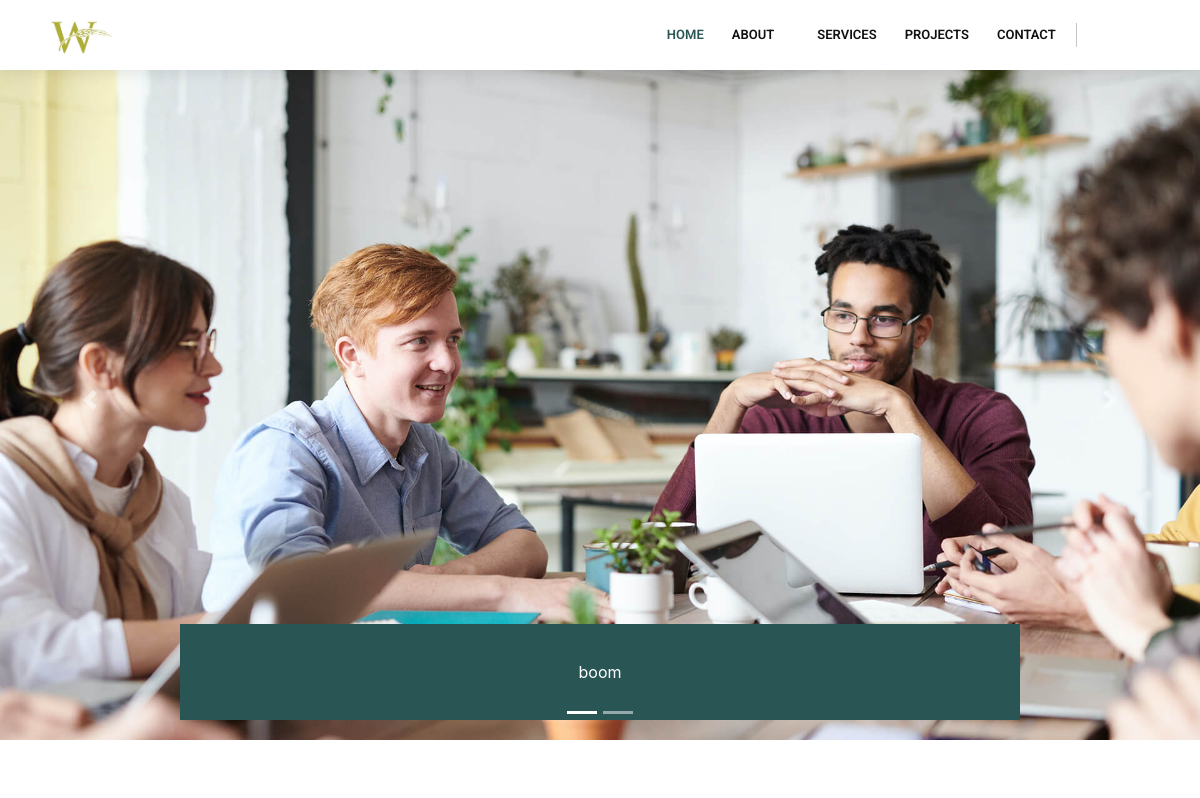
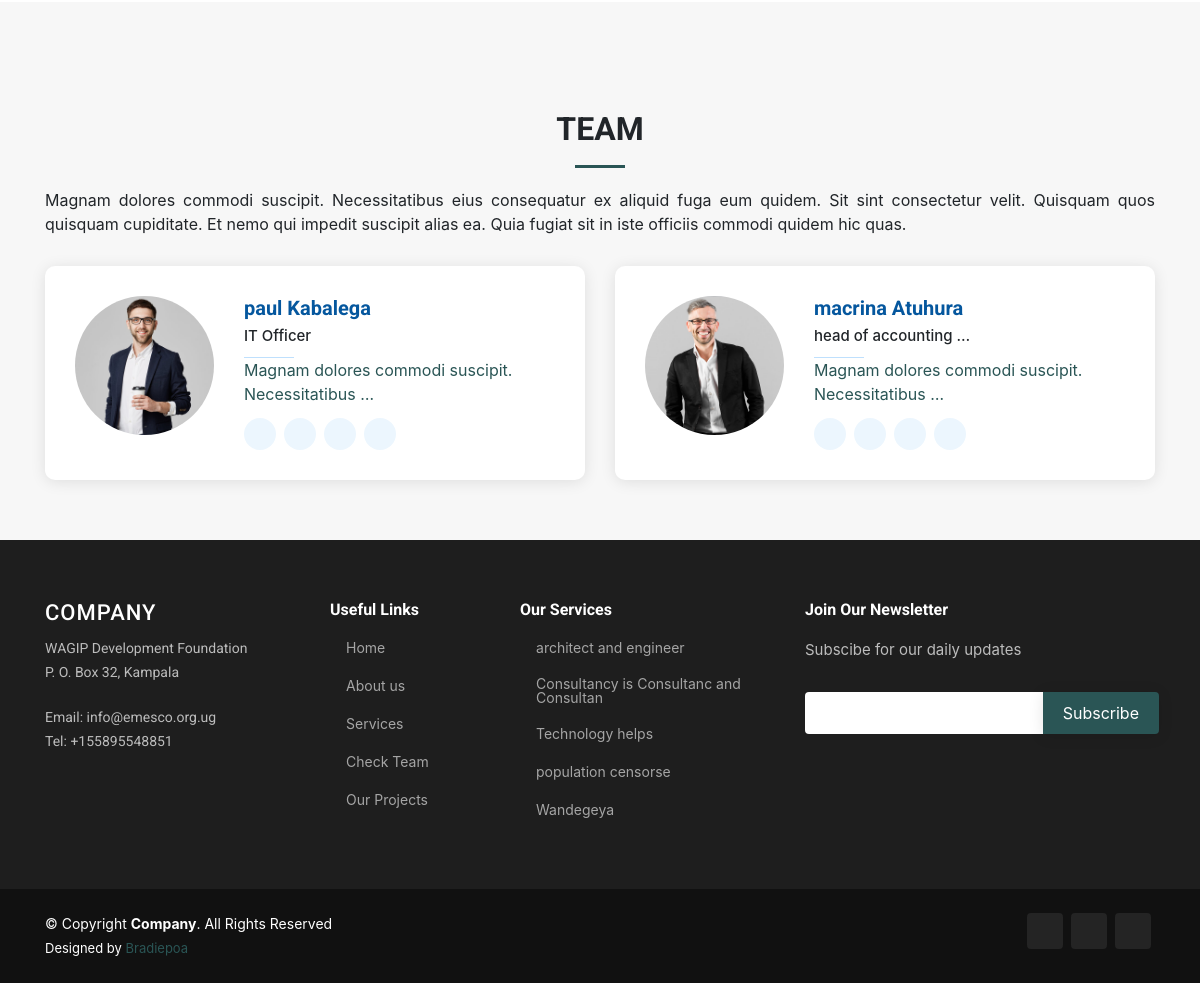
The app's page /team with its own data (2 pictures, top to bottom).
### mainweb/models.py (models this page shows, shortened)
class Banners(models.Model):
    CATE = (
		('home','home'),
		('about','about'),
		('team','team'),
        ('events','events'),
	)
    id = models.UUIDField(primary_key=True, default=uuid.uuid4, editable=False)
    categories = models.CharField(max_length=200, choices=CATE)
    Note = RichTextField()
    image = models.ImageField(upload_to='banners/')
    date = models.DateTimeField(auto_now_add=True,auto_now=False)
    last_updated = models.DateTimeField(auto_now_add=False,auto_now=True)
    class Meta:
        verbose_name_plural = '20. Banners'

class Staff(models.Model):
    Names = models.CharField(max_length=200)
    tittle = models.CharField(max_length=200)
    Phone = models.CharField(max_length=200)
    mobile = models.CharField(max_length=200)
    email = models.EmailField(max_length=200,blank=True, null=True)
    twitter = models.CharField(max_length=200,blank=True, null=True)
    faceBook = models.CharField(max_length=200,blank=True, null=True)
    instagram = models.CharField(max_length=200,blank=True, null=True)
    linkedin = models.CharField(max_length=200,blank=True, null=True)
    description = RichTextField()
    image = models.ImageField(upload_to ='team')
    Date_joined = models.DateField(auto_now_add=False, auto_now=False)
    created_by = models.CharField(max_length=200)
    is_published = models.BooleanField(default=True)
    date_created = models.DateField(auto_now_add=True, auto_now=False)
    laste_update = models.DateField(auto_now_add=False, auto_now=True)
    class Meta:
        verbose_name_plural = '07. staff'
    @property
    def imageURL(self):
        try:
            url = self.image.url
        except:
            url = ''
        return url

class Location(models.Model):
    Company_name = models.CharField(max_length=200,unique=True)
    P_o_box_no = models.CharField(max_length=200,unique=True)
    date_created = models.DateField(auto_now_add=True, auto_now=False)
    laste_update = models.DateField(auto_now_add=False, auto_now=True)
    class Meta:
        verbose_name_plural = '03. Location'

class Email(models.Model):
    email= models.EmailField(unique=True)
    describe_email = models.CharField(max_length=200)
    date_created = models.DateField(auto_now_add=True, auto_now=False)
    laste_update = models.DateField(auto_now_add=False, auto_now=True)
    class Meta:
        verbose_name_plural = '02. Emails'

class OfficePhone(models.Model):
    Phone_number= models.CharField(max_length=13, unique=True)
    describe_Phone_number = models.CharField(max_length=200)
    date_created = models.DateField(auto_now_add=True, auto_now=False)
    laste_update = models.DateField(auto_now_add=False, auto_now=True)
    class Meta:
        verbose_name_plural = '01. Office Phone'

class Service(models.Model):
    name = models.CharField(max_length=200,unique=True)
    category = models.ForeignKey(serviceCategory, on_delete=models.CASCADE,)
    image = models.ImageField(upload_to ='services')
    description = RichTextField()
    created_by = models.CharField(max_length=200)
    is_published = models.BooleanField(default=True)
    date = models.DateField(auto_now_add=False, auto_now=False)
    date_created = models.DateField(auto_now_add=True, auto_now=False)
    laste_update = models.DateField(auto_now_add=False, auto_now=True)
    class Meta:
        verbose_name_plural = '15. Services'

### mainweb/views.py (the view)
# urls.py: path('team', views.Team_view, name='teampage'),
def Team_view(request):
	banner = Banners.objects.filter(categories='team').order_by("date")
	team = Staff.objects.order_by('-date_created').filter(is_published=True)
	querryset = Service.objects.order_by('-date').filter(is_published=True)
	locate = Location.objects.all().order_by('-date_created')
	emailz = Email.objects.all().order_by('-date_created')
	phones = OfficePhone.objects.all().order_by('-date_created')
	context = {'team':team,'querryset':querryset,'locate':locate,
	'emailz':emailz,'phones':phones, 'banner':banner}
	return render(request, 'mainweb/team.html', context)

### mainweb/templates/mainweb/team.html
{% extends 'mainweb/main.html' %}
{% load static %}
{% block content %}
{% include 'mainweb/sliders.html' %}
<main id="main">
    <section id="team" class="team section-bg">
      <div class="container" data-aos="fade-up"><br><br>
        <div class="section-title">
          <h2>Team</h2>
          <p class="text-justify">Magnam dolores commodi suscipit. Necessitatibus eius consequatur ex aliquid fuga eum quidem. Sit sint consectetur velit. Quisquam quos quisquam cupiditate. Et nemo qui impedit suscipit alias ea. Quia fugiat sit in iste officiis commodi quidem hic quas.</p>
        </div>
        <div class="row">
          {% for stuff in team|slice:":4" %}
          <div class="col-lg-6" data-aos="fade-up" data-aos-delay="100">
            <div class="member d-flex align-items-start">
              <div class="pic"><img src="{{stuff.imageURL}}" class="img-fluid" alt=""></div>
              <div class="member-info">
                <h4>{{stuff.Names}}</h4>
                <span>{{stuff.tittle|truncatewords:3}}</span>
                <a href="{% url 'mainweb:team12' stuff.id %}">{{stuff.description|truncatewords:5}}</a>
                <div class="social">
                  <a target="_blank" href="{{stuff.twitter}}"><i class="icofont-twitter"></i></a>
                  <a target="_blank" href="{{stuff.faceBook}}"><i class="icofont-facebook"></i></a>
                  <a target="_blank" href="{{stuff.instagram}}"><i class="icofont-instagram"></i></a>
                  <a target="_blank" href="{{stuff.linkedin}}"><i class="icofont-linkedin"></i></a>
                </div>
              </div>
            </div>
          </div>
          {% endfor %}
        </div>
      </div>
    </section>
</main>
{% endblock content %}

### mainweb/templates/mainweb/sliders.html (shortened to what this page needs)
<section>
    <div id="carouselExampleIndicators" class="carousel slide" data-ride="carousel">
      <ol class="carousel-indicators">
        {% for banners in banner %}
          {% if forloop.counter0 == 0 %}
            <li data-target="#carouselExampleIndicators" data-slide-to="{{ forloop.counter0 }}" class="active"></li>
          {% else %}
            <li data-target="#carouselExampleIndicators" data-slide-to="{{ forloop.counter0 }}"></li>
          {% endif %}
        {% endfor %}
      </ol>
      <div class="carousel-inner">
        {% for banners in banner %}
          {% if forloop.counter0 == 0 %}
            <div class="carousel-item active">
          {% else %}
            <div class="carousel-item">
          {% endif %}
              <img src="{{ banners.image.url }}" class="d-block w-100" alt="...">
              <div style="background-color: rgb(42, 85, 85);" class="carousel-caption animate__animated" data-aos="fade-up">
                <p class="justify">{{ banners.Note|safe }}</p>
              </div>
            </div>
        {% endfor %}
      </div>
      <a class="carousel-control-prev" href="#carouselExampleIndicators" role="button" data-slide="prev">
        <span class="carousel-control-prev-icon" aria-hidden="true"></span>
      </a>
      <a class="carousel-control-next" href="#carouselExampleIndicators" role="button" data-slide="next">
        <span class="carousel-control-next-icon" aria-hidden="true"></span>
      </a>
    </div>
  </section>

### mainweb/templates/mainweb/footer.html
  <footer id="footer">
    <div class="footer-top">
      <div class="container">
        <div class="row">
          <div class="col-lg-3 col-md-6 footer-contact">
            <h3>Company</h3>
          {% for location in locate|slice:":1" %}
            <p>{{ location.Company_name }}</p>
            <p>{{ location.P_o_box_no }} </p>
          {% endfor %}
          <br>
          {% for emails in emailz|slice:":1" %}
            <p>Email: {{emails.email}}</p>
          {% endfor %}
          {% for phone in phones|slice:":1" %}
           <p>Tel: {{phone.Phone_number}}</p>
          {% endfor %}
          </div>
          <div class="col-lg-2 col-md-6 footer-links">
            <h4>Useful Links</h4>
            <ul>
              <li><i class="bx bx-chevron-right"></i> <a href="/">Home</a></li>
              <li><i class="bx bx-chevron-right"></i> <a href="{% url 'mainweb:aboutpage' %}">About us</a></li>
              <li><i class="bx bx-chevron-right"></i> <a href="{% url 'mainweb:servicespage' %}">Services</a></li>
              <li><i class="bx bx-chevron-right"></i> <a href="{% url 'mainweb:teampage' %}">Check Team</a></li>
              <li><i class="bx bx-chevron-right"></i> <a href="#">Our Projects</a></li>
            </ul>
          </div>
          <div class="col-lg-3 col-md-6 footer-links">
            <h4>Our Services</h4>
            <ul>
              {% for serv in querryset|slice:"5" %}
              <li><i class="bx bx-chevron-right"></i> <a href="{% url 'mainweb:service' serv.id %}">{{serv.name}}</a></li>
              {% endfor %}
            </ul>
          </div>
          <div class="col-lg-4 col-md-6 footer-newsletter">
            <h4>Join Our Newsletter</h4>
            <p>Subscibe for our daily updates</p>
            <form action="" method="">
              <input type="email" name="email"><input type="submit" value="Subscribe">
            </form>
          </div>
        </div>
      </div>
    </div>
    <div class="container d-md-flex py-4">
      <div class="mr-md-auto text-center text-md-left">
        <div class="copyright">
          &copy; Copyright <strong><span>Company</span></strong>. All Rights Reserved
        </div>
        <div class="credits">
          Designed by <a href="">Bradiepoa</a>
        </div>
      </div>
      <div class="social-links text-center text-md-right pt-3 pt-md-0">
        <a href="#" class="twitter"><i class="bx bxl-twitter"></i></a>
        <a href="#" class="instagram"><i class="bx bxl-instagram"></i></a>
        <a href="#" class="linkedin"><i class="bx bxl-linkedin"></i></a>
      </div>
    </div>
  </footer>

### static/assets/css/style.css (style rules this page uses)
a { color: rgb(42, 85, 85); }
h1, h2, h3, h4, h5, h6 { font-family: "Roboto", sans-serif; }
section { padding: 60px 0; overflow: hidden; }
.section-bg { background-color: #f7f7f7; }
.section-title { text-align: center; padding-bottom: 30px; }
.section-title h2 { font-size: 32px; font-weight: bold; text-transform: uppercase; margin-bottom: 20px; padding-bottom: 20px; position: relative; }
.section-title h2::after { content: ''; position: absolute; display: block; width: 50px; height: 3px; background: rgb(42, 85, 85); bottom: 0; left: calc(50% - 25px); }
.section-title p { margin-bottom: 0; }
.team .member { position: relative; box-shadow: 0px 2px 15px rgba(0, 0, 0, 0.1); padding: 30px; border-radius: 10px; background: #fff; }
.team .member .pic { overflow: hidden; width: 180px; border-radius: 50%; }
.team .member .pic img { transition: ease-in-out 0.3s; }
.team .member .member-info { padding-left: 30px; }
.team .member h4 { font-weight: 700; margin-bottom: 5px; font-size: 20px; color: #05579e; }
.team .member span { display: block; font-size: 15px; padding-bottom: 10px; position: relative; font-weight: 500; }
.team .member span::after { content: ""; position: absolute; display: block; width: 50px; height: 1px; background: #bfe0fd; bottom: 0; left: 0; }
.team .member .social { margin-top: 12px; display: flex; align-items: center; justify-content: flex-start; }
.team .member .social a { transition: ease-in-out 0.3s; display: flex; align-items: center; justify-content: center; border-radius: 50px; width: 32px; height: 32px; background: #ecf6fe; color: #0665b7; }
.team .member .social a i { font-size: 16px; margin: 0 2px; }
.team .member .social a + a { margin-left: 8px; }
#footer { color: #fff; font-size: 14px; background: #111; }
#footer .footer-top { padding: 60px 0 30px 0; background: #1e1e1e; }
#footer .footer-top .footer-contact { margin-bottom: 30px; }
#footer .footer-top .footer-contact h3 { font-size: 22px; margin: 0 0 10px 0; padding: 2px 0 2px 0; line-height: 1; font-weight: 500; letter-spacing: 1px; text-transform: uppercase; color: #fff; }
#footer .footer-top .footer-contact p { font-size: 14px; line-height: 24px; margin-bottom: 0; font-family: "Roboto", sans-serif; color: rgba(255, 255, 255, 0.7); }
#footer .footer-top h4 { font-size: 16px; font-weight: bold; color: #fff; position: relative; padding-bottom: 12px; }
#footer .footer-top .footer-links { margin-bottom: 30px; }
#footer .footer-top .footer-links ul { list-style: none; padding: 0; margin: 0; }
#footer .footer-top .footer-links ul i { padding-right: 2px; color: rgb(42, 85, 85); font-size: 18px; line-height: 1; }
#footer .footer-top .footer-links ul li { padding: 10px 0; display: flex; align-items: center; }
#footer .footer-top .footer-links ul li:first-child { padding-top: 0; }
#footer .footer-top .footer-links ul a { color: rgba(255, 255, 255, 0.6); transition: 0.3s; display: inline-block; line-height: 1; }
#footer .footer-newsletter { font-size: 15px; color: rgba(255, 255, 255, 0.7); }
#footer .footer-newsletter h4 { font-size: 16px; font-weight: bold; color: #fff; position: relative; padding-bottom: 12px; }
#footer .footer-newsletter form { margin-top: 30px; background: #fff; padding: 6px 10px; position: relative; border-radius: 4px 0 0 4px; text-align: left; }
#footer .footer-newsletter form input[type="email"] { border: 0; padding: 4px 8px; width: calc(100% - 100px); }
#footer .footer-newsletter form input[type="submit"] { position: absolute; top: 0; right: -4px; bottom: 0; border: 0; background: none; font-size: 16px; padding: 0 20px; background: rgb(42, 85, 85); color: #fff; transition: 0.3s; border-radius: 0 4px 4px 0; box-shadow: 0px 2px 15px rgba(0, 0, 0, 0.1); }
#footer .credits { padding-top: 5px; font-size: 13px; color: #fff; }
#footer .social-links a { font-size: 18px; display: inline-block; background: rgba(255, 255, 255, 0.08); color: #fff; line-height: 1; padding: 8px 0; margin-right: 4px; border-radius: 4px; text-align: center; width: 36px; height: 36px; transition: 0.3s; }

### records on screen
Banners: image (picture), Note "boom"
Staff: imageURL (picture), Names "paul Kabalega", tittle "IT Officer", description "Magnam dolores commodi suscipit. Necessitatibus …"
Staff: imageURL (picture), Names "macrina Atuhura", tittle "head of accounting …", description "Magnam dolores commodi suscipit. Necessitatibus …"
Location: Company_name "WAGIP Development Foundation", P_o_box_no "P. O. Box 32, Kampala"
Email: email "info@emesco.org.ug"
OfficePhone: Phone_number "+155895548851"
Service: name "architect and engineer"
Service: name "Consultancy is Consultanc and Consultan"
Service: name "Technology helps"
Service: name "population censorse"
Service: name "Wandegeya"
